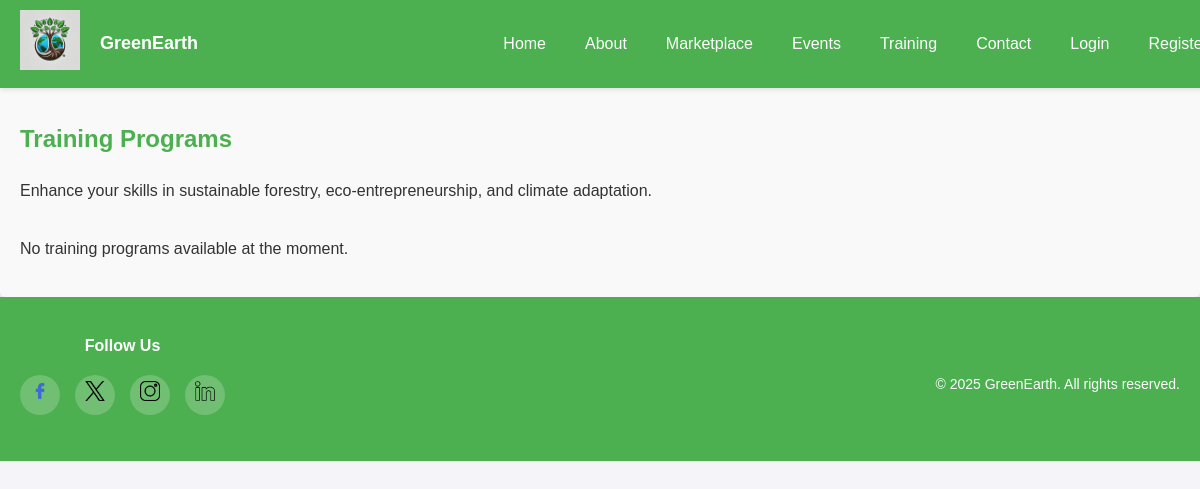
Page /training.php on the earlier database version.
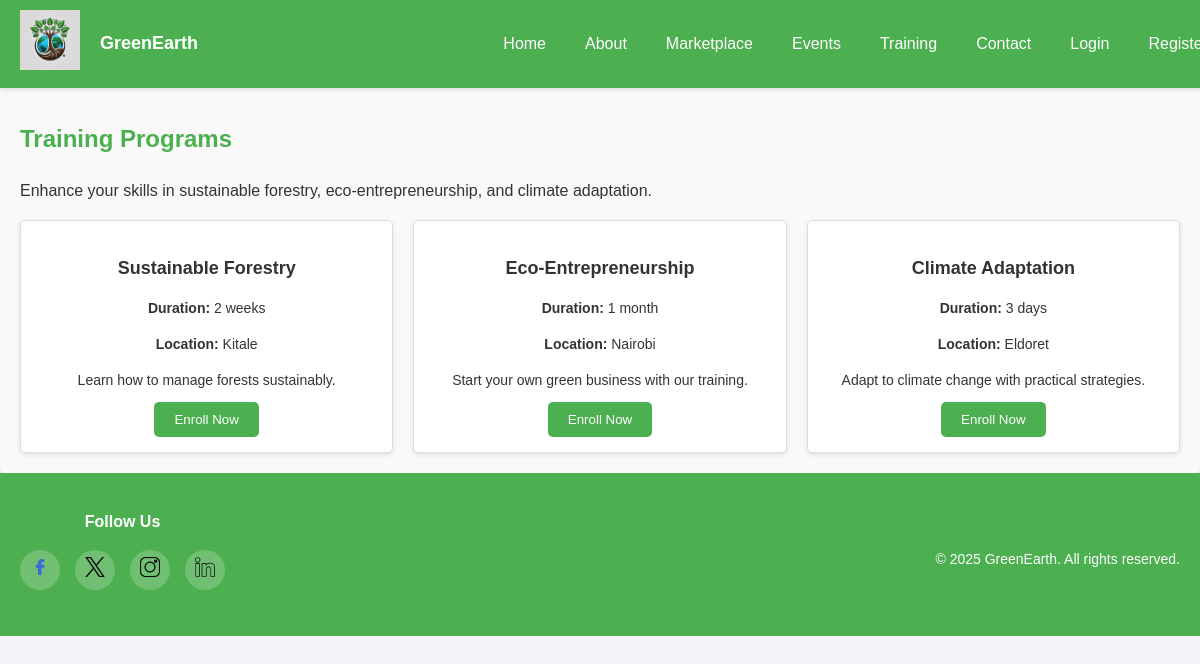
Same page on the later database version.
### tables this page shows
CREATE TABLE `training_programs` (
  `id` int(11) NOT NULL,
  `title` varchar(255) NOT NULL,
  `description` text DEFAULT NULL,
  `duration` varchar(50) DEFAULT NULL,
  `location` varchar(255) DEFAULT NULL,
  `created_at` timestamp NOT NULL DEFAULT current_timestamp()
);

### training.php (the view, shortened to what this page needs)
<?php
include 'php/header.php';
?>
<section class="training">
    <section class="dashboard">
    <h2>Training Programs</h2>
    <p>Enhance your skills in sustainable forestry, eco-entrepreneurship, and climate adaptation.</p>
    <div class="training-programs">
        <?php
        include 'php/db.php';
        $sql = "SELECT * FROM training_programs ORDER BY created_at DESC";
        $result = $conn->query($sql);
        if ($result->num_rows > 0) {
            while ($row = $result->fetch_assoc()) {
                echo '<div class="program-card">';
                echo '<h3>' . htmlspecialchars($row['title']) . '</h3>';
                echo '<p><strong>Duration:</strong> ' . htmlspecialchars($row['duration']) . '</p>';
                echo '<p><strong>Location:</strong> ' . htmlspecialchars($row['location']) . '</p>';
                echo '<p>' . htmlspecialchars($row['description']) . '</p>';
                echo '<button onclick="enrollInProgram(' . $row['id'] . ')">Enroll Now</button>';
                echo '</div>';
            }
        } else {
            echo '<p>No training programs available at the moment.</p>';
        }
        ?>
    </div>
    </section>
</section>
<?php include 'php/footer.php'; ?>

Differences in the rows shown:
added training_programs: title "Sustainable Forestry", duration "2 weeks", location "Kitale", description "Learn how to manage forests sustainably."
added training_programs: title "Eco-Entrepreneurship", duration "1 month", location "Nairobi", description "Start your own green business with our training."
added training_programs: title "Climate Adaptation", duration "3 days", location "Eldoret", description "Adapt to climate change with practical strategies."
Other differences:
text no longer shown: "No training programs available at the moment."
